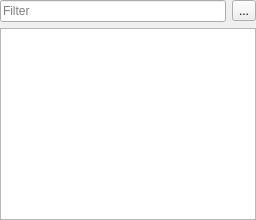
  <widget class="QDockWidget" name="allStitchesDock">
   <property name="sizePolicy">
    <sizepolicy hsizetype="Preferred" vsizetype="Expanding">
     <horstretch>0</horstretch>
     <verstretch>0</verstretch>
    </sizepolicy>
   </property>
   <property name="windowTitle">
    <string>Stitches</string>
   </property>
   <attribute name="dockWidgetArea">
    <number>2</number>
   </attribute>
   <widget class="QWidget" name="allStitchesDockWidget">
    <layout class="QVBoxLayout" name="verticalLayout" stretch="0,0">
     <property name="margin">
      <number>0</number>
     </property>
     <item>
      <layout class="QHBoxLayout" name="horizontalLayout">
       <item>
        <widget class="QLineEdit" name="stitchFilter">
         <property name="inputMask">
          <string/>
         </property>
         <property name="text">
          <string/>
         </property>
         <property name="placeholderText">
          <string>Filter</string>
         </property>
        </widget>
       </item>
       <item>
        <widget class="QToolButton" name="clearBttn">
         <property name="toolTip">
          <string>Clear text</string>
         </property>
         <property name="text">
          <string>...</string>
         </property>
         <property name="icon">
          <iconset resource="../crochet.qrc">
           <normaloff>:/images/clear.svg</normaloff>:/images/clear.svg</iconset>
         </property>
        </widget>
       </item>
      </layout>
     </item>
     <item>
      <widget class="QTreeView" name="allStitches">
       <property name="minimumSize">
        <size>
         <width>0</width>
         <height>100</height>
        </size>
       </property>
       <property name="editTriggers">
        <set>QAbstractItemView::NoEditTriggers</set>
       </property>
       <property name="dragEnabled">
        <bool>true</bool>
       </property>
       <property name="dragDropMode">
        <enum>QAbstractItemView::DragOnly</enum>
       </property>
       <property name="alternatingRowColors">
        <bool>false</bool>
       </property>
       <property name="rootIsDecorated">
        <bool>false</bool>
       </property>
       <property name="itemsExpandable">
        <bool>false</bool>
       </property>
       <property name="sortingEnabled">
        <bool>true</bool>
       </property>
       <property name="animated">
        <bool>true</bool>
       </property>
       <property name="expandsOnDoubleClick">
        <bool>false</bool>
       </property>
       <attribute name="headerStretchLastSection">
        <bool>false</bool>
       </attribute>
      </widget>
     </item>
    </layout>
   </widget>
  </widget>
